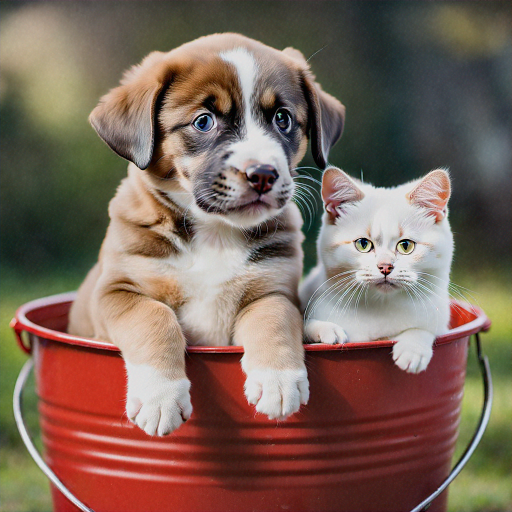
#> input picture images/input/dogcat.png, 1024 x 1024 px (shown at 1/2 size)
$ jupyter execute verify_all_features_of_titan_image_generator_v2.ipynb
#> lines starting #> are read from the running program, lines starting #| are printed output that depends on the picture; after the words box and inside, x2 and y2 are one past the last pixel; in counts of white or black regions, pixels touching at a corner belong together
# Amazon Titan Image Generator v2 の全機能の feasibility を確認する

[Amazon Titan Image Generator v2 の全機能を徹底検証：機能解説と実践ガイド](https://qiita.com/ren8k/items/94b5d9bdc513acde371e) で利用したコードです．

[cell 1]
import base64
import io
import json

import boto3
from PIL import Image


def generate_image(
    payload: dict,
    num_image: int = 1,
    cfg_scale: float = 6.5,
    seed: int = 42,
    model_id: str = "amazon.nova-canvas-v1:0",
) -> None:

    client = boto3.client("bedrock-runtime", region_name="us-east-1")
    body = json.dumps(
        {
            **payload,
            "imageGenerationConfig": {
                "numberOfImages": num_image,  # Range: 1 to 5
                "quality": "premium",  # Options: standard/premium
                "height": 1024,  # Supported height list above
                "width": 1024,  # Supported width list above
                "cfgScale": cfg_scale,  # Range: 1.0 (exclusive) to 10.0
                "seed": seed,  # Range: 0 to 214783647
            },
        }
    )

    response = client.invoke_model(
        body=body,
        modelId=model_id,
        accept="application/json",
        contentType="application/json",
    )

    response_body = json.loads(response.get("body").read())
    base64_image = response_body.get("images")[0]
    base64_bytes = base64_image.encode("ascii")
    image_bytes = base64.b64decode(base64_bytes)

    image = Image.open(io.BytesIO(image_bytes))
    image.show()

[cell 2]
input_image_path = "../images/input/dogcat.png"
mask_dog_image_path = "../images/mask/mask_dog.png"
mask_cat_image_path = "../images/mask/mask_cat.png"
mask_dog_rectangle_image_path = "../images/mask/mask_dog_rectangle.png"

### 画像生成

[cell 3]
generate_image(
    {
        "taskType": "TEXT_IMAGE",
        "textToImageParams": {
            "text": "A cute brown puppy and a white cat inside a red bucket",  # Required
            "negativeText": "bad quality, low res, noise",  # Optional
        },
    }
)
#> (the call stopped at in generate_image, `client = boto3.client("bedrock-runtime", region_name="us-east-1")`: boto3 is not available in this run)

### 画像コンディショニング(Canny Edge)

[cell 4]
import cv2
from matplotlib import pyplot as plt

img = cv2.imread(input_image_path, 0)
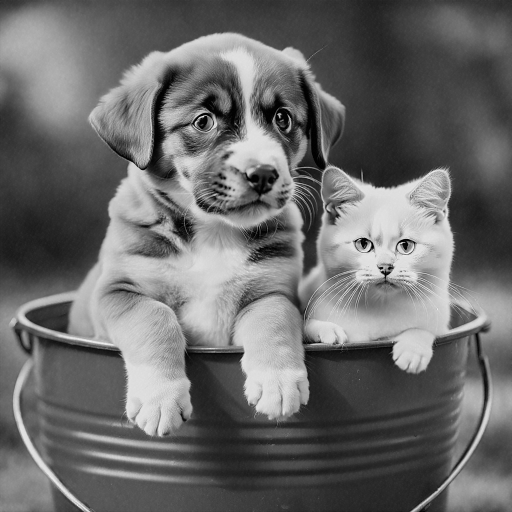
#> img: shape (1024, 1024) (shown at 1/2 size); min 0, max 252, mean 106.4
edges = cv2.Canny(img, 100, 200)
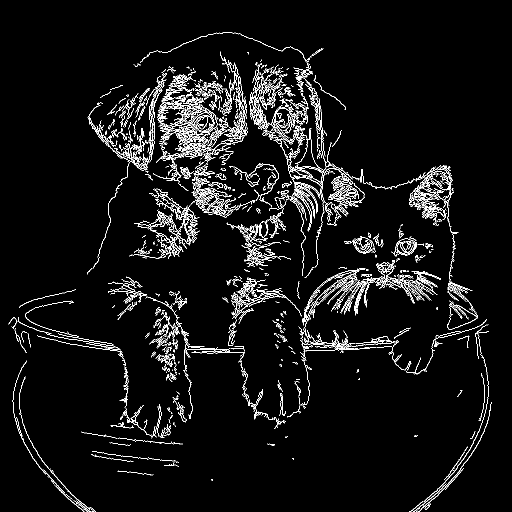
#> edges: shape (1024, 1024) (shown at 1/2 size); 4.8% white in thin lines or dots, all inside (x1, y1, x2, y2) = (17, 64, 984, 1024)

plt.subplot(121), plt.imshow(img, cmap="gray")
plt.title("Original Image"), plt.xticks([]), plt.yticks([])
plt.subplot(122), plt.imshow(edges, cmap="gray")
plt.title("Edge Image"), plt.xticks([]), plt.yticks([])

plt.show()
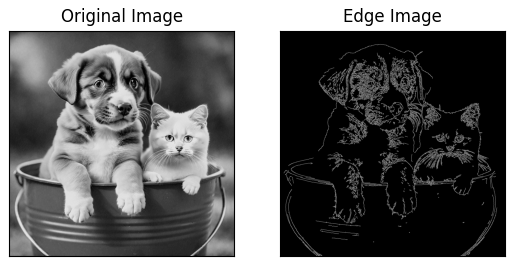
#> figure drawn by matplotlib, 2 panels

[cell 5]
import cv2
import matplotlib.pyplot as plt


def save_image(image, file_path: str) -> None:
    cv2.imwrite(file_path, image)


def canny_edge_detection(image_path: str, low_threshold: int, high_threshold: int):
    """
    Canny法によるエッジ検出を行う関数
    :param image_path: 画像ファイルのパス
    :param low_threshold: 二重しきい値処理の低い方の閾値
    :param high_threshold: 二重しきい値処理の高い方の閾値
    :return: エッジ検出結果の画像
    """
#> called with image_path = '../images/input/dogcat.png', low_threshold = 100, high_threshold = 200
    original_image = cv2.imread(image_path)
#> original_image is the input picture: shape (1024, 1024, 3); mean B, G, R 89.5, 101.7, 123.5
    gray_image = cv2.cvtColor(original_image, cv2.COLOR_BGR2GRAY)
    edges = cv2.Canny(gray_image, low_threshold, high_threshold)
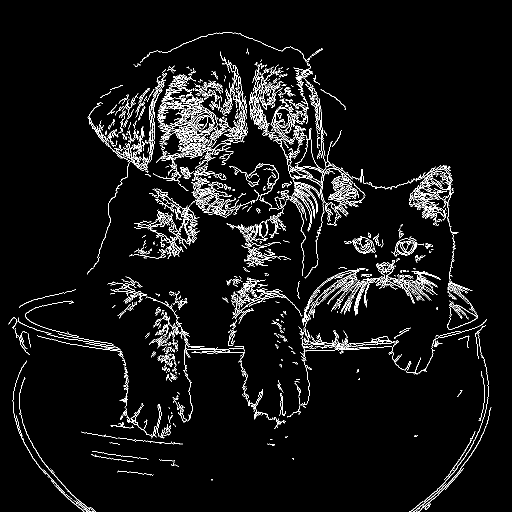
#> edges: shape (1024, 1024) (shown at 1/2 size); 4.8% white in thin lines or dots, all inside (x1, y1, x2, y2) = (17, 64, 983, 1024)
    return original_image, edges


def display_images(original_image, edge_image):
    plt.figure(figsize=(10, 5))
    plt.subplot(121), plt.imshow(cv2.cvtColor(original_image, cv2.COLOR_BGR2RGB))
    plt.title("Original RGB Image"), plt.xticks([]), plt.yticks([])
    plt.subplot(122), plt.imshow(edge_image, cmap="gray")
    plt.title("Edge Image"), plt.xticks([]), plt.yticks([])
    plt.show()
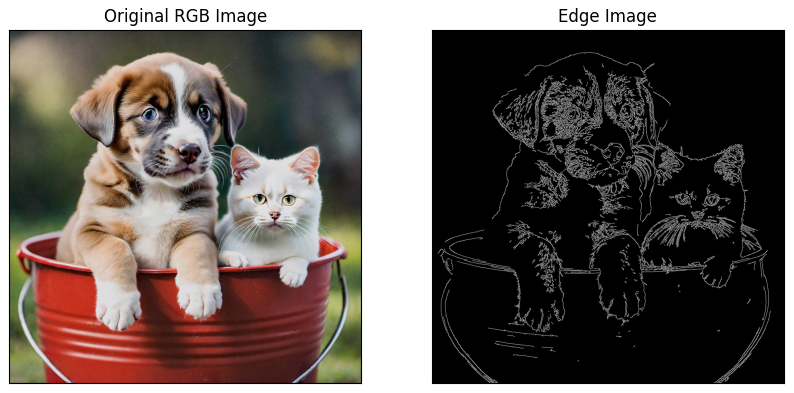
#> figure drawn by matplotlib, 2 panels


# 例: Canny法の実行、表示、および画像の保存
image_path = input_image_path
low_threshold = 100
high_threshold = 200

original_image, edge_image = canny_edge_detection(
    image_path, low_threshold, high_threshold
)

display_images(original_image, edge_image)
save_image(edge_image, "/app/sam2/notebooks/images/dogcat_edge.png")

[cell 6]
with open(input_image_path, "rb") as image_file:
    input_image = base64.b64encode(image_file.read()).decode("utf8")

generate_image(
    {
        "taskType": "TEXT_IMAGE",
        "textToImageParams": {
            "text": "A cute black puppy and a brown cat inside a blue bucket",
            "conditionImage": input_image,
            "negativeText": "bad quality, low res, noise",  # Optional
            "controlMode": "CANNY_EDGE",  # Optional: CANNY_EDGE | SEGMENTATION
            "controlStrength": 0.7,  # Optional: weight given to the condition image. Default: 0.7
        },
    },
    seed=5,
)
#> (the call stopped at in generate_image, `client = boto3.client("bedrock-runtime", region_name="us-east-1")`: boto3 is not available in this run)

### 画像コンディショニング(Segmentation)

[cell 7]
with open(input_image_path, "rb") as image_file:
    input_image = base64.b64encode(image_file.read()).decode("utf8")

generate_image(
    {
        "taskType": "TEXT_IMAGE",
        "textToImageParams": {
            "text": "A cute black puppy and a brown cat inside a blue bucket",
            "conditionImage": input_image,
            "negativeText": "bad quality, low res, noise",  # Optional
            "controlMode": "SEGMENTATION",  # Optional: CANNY_EDGE | SEGMENTATION
            "controlStrength": 0.7,  # Optional: weight given to the condition image. Default: 0.7
        },
    },
    seed=1,
)
#> (the call stopped at in generate_image, `client = boto3.client("bedrock-runtime", region_name="us-east-1")`: boto3 is not available in this run)

### インペインティング(Default)

[cell 8]
with open(input_image_path, "rb") as image_file:
    input_image = base64.b64encode(image_file.read()).decode("utf8")

generate_image(
    {
        "taskType": "TEXT_IMAGE",
        "textToImageParams": {
            "text": "A cute black puppy and a brown cat inside a blue bucket",
            "conditionImage": input_image,
            "negativeText": "bad quality, low res, noise",  # Optional
            "controlMode": "SEGMENTATION",  # Optional: CANNY_EDGE | SEGMENTATION
            "controlStrength": 0.7,  # Optional: weight given to the condition image. Default: 0.7
        },
    },
    seed=50,
)
#> (the call stopped at in generate_image, `client = boto3.client("bedrock-runtime", region_name="us-east-1")`: boto3 is not available in this run)

### インペインティング(Default)

#### mask prompt を利用する場合

[cell 9]
with open(input_image_path, "rb") as image_file:
    input_image = base64.b64encode(image_file.read()).decode("utf8")

generate_image(
    {
        "taskType": "INPAINTING",
        "inPaintingParams": {
            "text": "A black cat inside a red bucket, background is dim green nature",
            "image": input_image,  # Required
            "maskPrompt": "A brown puppy",  # One of "maskImage" or "maskPrompt" is required
            "negativeText": "deformed ears, bad quality, low res, noise",  # Optional
        },
    },
    seed=8,
)
#> (the call stopped at in generate_image, `client = boto3.client("bedrock-runtime", region_name="us-east-1")`: boto3 is not available in this run)

#### mask image を利用する場合

[cell 10]
with open(input_image_path, "rb") as image_file:
    input_image = base64.b64encode(image_file.read()).decode("utf8")

with open(mask_dog_image_path, "rb") as image_file:
    mask_image = base64.b64encode(image_file.read()).decode("utf8")

generate_image(
    {
        "taskType": "INPAINTING",
        "inPaintingParams": {
            "text": "A black cat inside a red bucket, background is dim green nature",
            "image": input_image,  # Required
            "maskImage": mask_image,  # One of "maskImage" or "maskPrompt" is required
            "negativeText": "deformed ears, bad quality, low res, noise",  # Optional
        },
    },
    seed=7,
)
#> (the call stopped at in generate_image, `client = boto3.client("bedrock-runtime", region_name="us-east-1")`: boto3 is not available in this run)

### インペインティング(Removal)

#### mask prompt を利用する場合

[cell 11]
with open(input_image_path, "rb") as image_file:
    input_image = base64.b64encode(image_file.read()).decode("utf8")

generate_image(
    {
        "taskType": "INPAINTING",
        "inPaintingParams": {
            "image": input_image,  # Required
            "maskPrompt": "A white cat",  # One of "maskImage" or "maskPrompt" is required
            "negativeText": "bad quality, low res, noise",  # Optional
        },
    },
    seed=7,
)
#> (the call stopped at in generate_image, `client = boto3.client("bedrock-runtime", region_name="us-east-1")`: boto3 is not available in this run)
